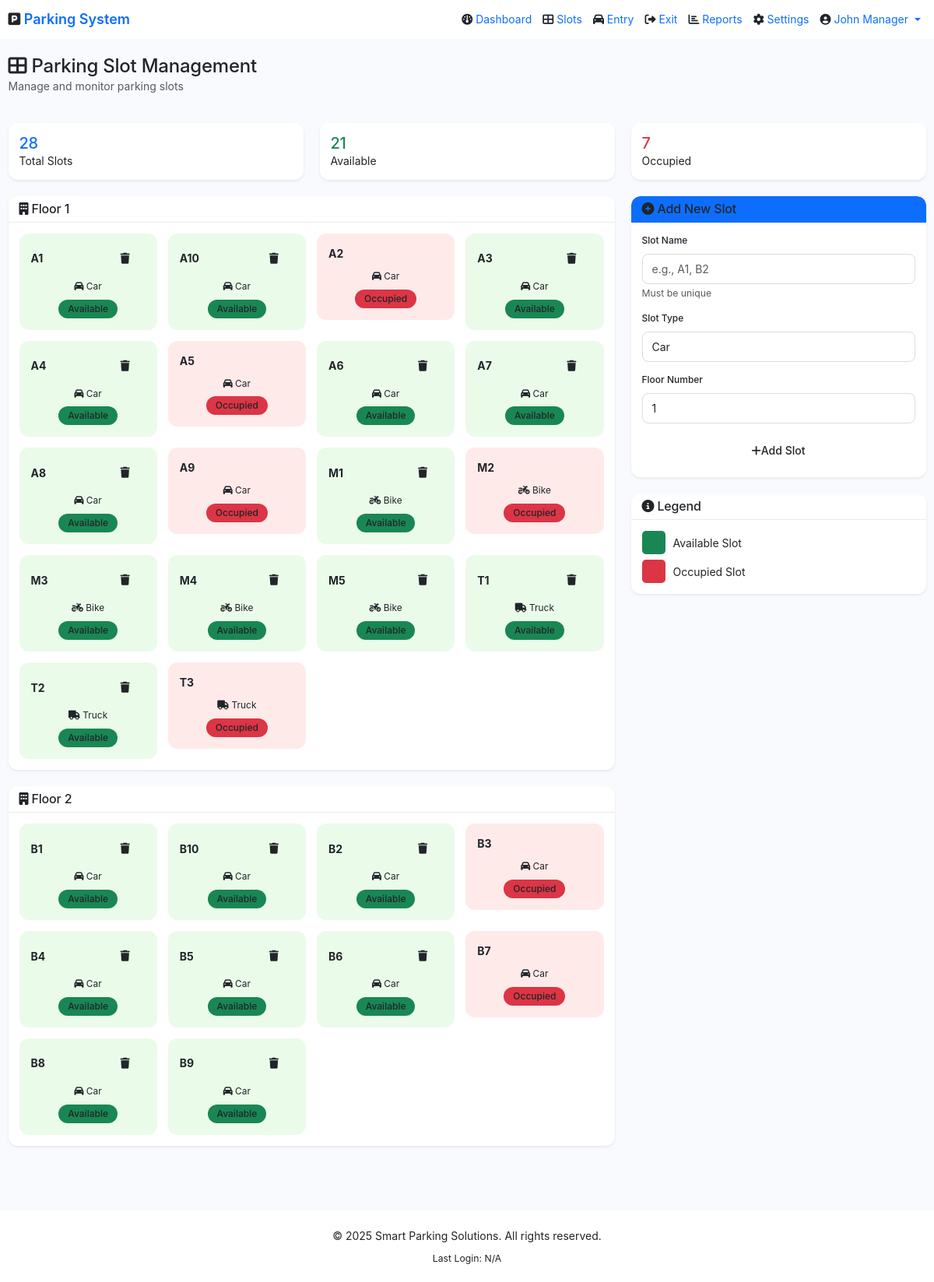
Page /slots.php (signed in) on the committed database.
### tables this page shows
CREATE TABLE users (
    id INT AUTO_INCREMENT PRIMARY KEY,
    fullname VARCHAR(255) NOT NULL,
    username VARCHAR(50) UNIQUE NOT NULL,
    email VARCHAR(100) UNIQUE NOT NULL,
    password VARCHAR(255) NOT NULL,
    role ENUM('admin', 'super_admin') DEFAULT 'admin',
    created_at TIMESTAMP DEFAULT CURRENT_TIMESTAMP,
    last_login DATETIME NULL,
    status ENUM('active', 'inactive') DEFAULT 'active'
);

CREATE TABLE parking_slots (
    id INT AUTO_INCREMENT PRIMARY KEY,
    slot_name VARCHAR(10) UNIQUE NOT NULL,
    slot_type ENUM('car', 'bike', 'truck') DEFAULT 'car',
    status ENUM('Available', 'Occupied') DEFAULT 'Available',
    floor_number INT DEFAULT 1,
    created_at TIMESTAMP DEFAULT CURRENT_TIMESTAMP,
    updated_at TIMESTAMP DEFAULT CURRENT_TIMESTAMP ON UPDATE CURRENT_TIMESTAMP
);

### includes/db.php (called while the page is built, shortened)
<?php
try {
    $pdo = new PDO(
        "mysql:host=" . DB_HOST . ";dbname=" . DB_NAME . ";charset=utf8mb4",
        DB_USER,
        DB_PASS,
        [
            PDO::ATTR_ERRMODE => PDO::ERRMODE_EXCEPTION,
            PDO::ATTR_DEFAULT_FETCH_MODE => PDO::FETCH_ASSOC,
            PDO::ATTR_EMULATE_PREPARES => false
        ]
    );
} catch (PDOException $e) {
    die("Database Connection Failed: " . $e->getMessage());
}
function isLoggedIn() {
    return isset($_SESSION['admin_id']) && !empty($_SESSION['admin_id']);
}
function getCurrentUser() {
    global $pdo;
    $stmt = $pdo->prepare("SELECT * FROM users WHERE id = ?");
    $stmt->execute([$_SESSION['admin_id']]);
    return $stmt->fetch();
}
?>

### slots.php (the view, shortened to what this page needs)
<?php
require_once 'includes/header.php';
$stmt = $pdo->query("SELECT * FROM parking_slots ORDER BY floor_number, slot_name");
$all_slots = $stmt->fetchAll();
$slots_by_floor = [];
foreach ($all_slots as $slot) {
    $floor = $slot['floor_number'];
    if (!isset($slots_by_floor[$floor])) {
        $slots_by_floor[$floor] = [];
    }
    $slots_by_floor[$floor][] = $slot;
}
$total_slots = count($all_slots);
$available_slots = count(array_filter($all_slots, function($s) { return $s['status'] == 'Available'; }));
$occupied_slots = count(array_filter($all_slots, function($s) { return $s['status'] == 'Occupied'; }));
?>
<div class="container-fluid py-4">
    <div class="row mb-4">
        <div class="col-12">
            <h2><i class="fas fa-th-large"></i> Parking Slot Management</h2>
            <p class="text-muted">Manage and monitor parking slots</p>
        </div>
    </div>
    <div class="row g-4 mb-4">
        <div class="col-md-4">
            <div class="card border-0 shadow-sm">
                <div class="card-body">
                    <h3 class="text-primary"><?= $total_slots ?></h3>
                    <p class="mb-0">Total Slots</p>
                </div>
            </div>
        </div>
        <div class="col-md-4">
            <div class="card border-0 shadow-sm">
                <div class="card-body">
                    <h3 class="text-success"><?= $available_slots ?></h3>
                    <p class="mb-0">Available</p>
                </div>
            </div>
        </div>
        <div class="col-md-4">
            <div class="card border-0 shadow-sm">
                <div class="card-body">
                    <h3 class="text-danger"><?= $occupied_slots ?></h3>
                    <p class="mb-0">Occupied</p>
                </div>
            </div>
        </div>
    </div>
    <div class="row">
        <div class="col-lg-8">
            <?php foreach ($slots_by_floor as $floor => $slots): ?>
                <div class="card border-0 shadow-sm mb-4" data-aos="fade-up">
                    <div class="card-header bg-white">
                        <h5 class="mb-0"><i class="fas fa-building"></i> Floor <?= $floor ?></h5>
                    </div>
                    <div class="card-body">
                        <div class="row g-3">
                            <?php foreach ($slots as $slot): ?>
                                <div class="col-md-3 col-sm-4 col-6">
                                    <div class="slot-card <?= $slot['status'] == 'Available' ? 'available' : 'occupied' ?>">
                                        <div class="slot-header">
                                            <strong><?= htmlspecialchars($slot['slot_name']) ?></strong>
                                            <?php if ($slot['status'] == 'Available'): ?>
                                                <button class="btn btn-sm btn-danger" onclick="deleteSlot(<?= $slot['id'] ?>)">
                                                    <i class="fas fa-trash"></i>
                                                </button>
                                            <?php endif; ?>
                                        </div>
                                        <div class="slot-type">
                                            <i class="fas fa-<?= $slot['slot_type'] == 'bike' ? 'motorcycle' : ($slot['slot_type'] == 'truck' ? 'truck' : 'car') ?>"></i>
                                            <?= ucfirst($slot['slot_type']) ?>
                                        </div>
                                        <div class="slot-status">
                                            <?php if ($slot['status'] == 'Available'): ?>
                                                <span class="badge bg-success">Available</span>
                                            <?php else: ?>
                                                <span class="badge bg-danger">Occupied</span>
                                            <?php endif; ?>
                                        </div>
                                    </div>
                                </div>
                            <?php endforeach; ?>
                        </div>
                    </div>
                </div>
            <?php endforeach; ?>
        </div>
        <div class="col-lg-4">
            <div class="card border-0 shadow-sm sticky-top" style="top: 80px;" data-aos="fade-left">
                <div class="card-header bg-primary text-white">
                    <h5 class="mb-0"><i class="fas fa-plus-circle"></i> Add New Slot</h5>
                </div>
                <div class="card-body">
                    <form method="POST" action="">
                        <div class="mb-3">
                            <label class="form-label">Slot Name</label>
                            <input type="text" class="form-control" name="slot_name" placeholder="e.g., A1, B2" required>
                            <small class="text-muted">Must be unique</small>
                        </div>
                        <div class="mb-3">
                            <label class="form-label">Slot Type</label>
                            <select class="form-select" name="slot_type" required>
                                <option value="car">Car</option>
                            </select>
                        </div>
                        <div class="mb-3">
                            <label class="form-label">Floor Number</label>
                            <input type="number" class="form-control" name="floor_number" min="1" value="1" required>
                        </div>
                        <button type="submit" name="add_slot" class="btn btn-primary w-100">
                            <i class="fas fa-plus"></i> Add Slot
                        </button>
                    </form>
                </div>
            </div>
            <div class="card border-0 shadow-sm mt-4" data-aos="fade-left" data-aos-delay="100">
                <div class="card-header bg-white">
                    <h5 class="mb-0"><i class="fas fa-info-circle"></i> Legend</h5>
                </div>
                <div class="card-body">
                    <div class="d-flex align-items-center mb-2">
                        <div class="legend-box bg-success"></div>
                        <span>Available Slot</span>
                    </div>
                    <div class="d-flex align-items-center">
                        <div class="legend-box bg-danger"></div>
                        <span>Occupied Slot</span>
                    </div>
                </div>
            </div>
        </div>
    </div>
</div>
<?php require_once 'includes/footer.php'; ?>

### includes/header.php (shortened to what this page needs)
<?php
require_once 'db.php';
$public_pages = ['index.php', 'login.php', 'register.php'];
$current_page = basename($_SERVER['PHP_SELF']);
$user = getCurrentUser();
?>
<!DOCTYPE html>
<html lang="en">
<head>
    <link href="https://cdn.jsdelivr.net/npm/bootstrap@5.3.2/dist/css/bootstrap.min.css" rel="stylesheet">
    <link rel="stylesheet" href="https://cdnjs.cloudflare.com/ajax/libs/font-awesome/6.4.0/css/all.min.css">
    <link href="https://unpkg.com/aos@2.3.1/dist/aos.css" rel="stylesheet">
    <link rel="stylesheet" href="assets/css/style.css">
</head>
<body>
<?php if (!in_array($current_page, $public_pages)): ?>
<nav class="navbar navbar-expand-lg navbar-dark bg-primary sticky-top">
    <div class="container-fluid">
        <a class="navbar-brand" href="dashboard.php">
            <i class="fas fa-parking"></i> Parking System
        </a>
        <div class="collapse navbar-collapse" id="navbarNav">
            <ul class="navbar-nav ms-auto">
                <li class="nav-item">
                    <a class="nav-link <?= $current_page == 'dashboard.php' ? 'active' : '' ?>" href="dashboard.php">
                        <i class="fas fa-dashboard"></i> Dashboard
                    </a>
                </li>
                <li class="nav-item">
                    <a class="nav-link <?= $current_page == 'slots.php' ? 'active' : '' ?>" href="slots.php">
                        <i class="fas fa-th-large"></i> Slots
                    </a>
                </li>
                <li class="nav-item">
                    <a class="nav-link <?= $current_page == 'vehicle_entry.php' ? 'active' : '' ?>" href="vehicle_entry.php">
                        <i class="fas fa-car"></i> Entry
                    </a>
                </li>
                <li class="nav-item">
                    <a class="nav-link <?= $current_page == 'vehicle_exit.php' ? 'active' : '' ?>" href="vehicle_exit.php">
                        <i class="fas fa-sign-out-alt"></i> Exit
                    </a>
                </li>
                <li class="nav-item">
                    <a class="nav-link <?= $current_page == 'reports.php' ? 'active' : '' ?>" href="reports.php">
                        <i class="fas fa-chart-bar"></i> Reports
                    </a>
                </li>
                <li class="nav-item">
                    <a class="nav-link <?= $current_page == 'settings.php' ? 'active' : '' ?>" href="settings.php">
                        <i class="fas fa-cog"></i> Settings
                    </a>
                </li>
                <li class="nav-item dropdown">
                    <a class="nav-link dropdown-toggle" href="#" id="userDropdown" role="button" data-bs-toggle="dropdown">
                        <i class="fas fa-user-circle"></i> <?= htmlspecialchars($user['fullname']) ?>
                    </a>
                </li>
            </ul>
        </div>
    </div>
</nav>
<?php endif; ?>

### slots.php (style rules this page uses)
.slot-card { border: 2px solid #dee2e6; border-radius: 12px; padding: 15px; text-align: center; transition: all 0.3s ease; position: relative; }
.slot-card.available { background: #d4edda; border-color: #28a745; }
.slot-card.occupied { background: #f8d7da; border-color: #dc3545; }
.slot-header { display: flex; justify-content: space-between; align-items: center; margin-bottom: 10px; }
.slot-type { font-size: 0.85rem; color: #6c757d; margin-bottom: 8px; }
.legend-box { width: 30px; height: 30px; border-radius: 5px; margin-right: 10px; }

### rows in the picture
users: fullname "John Manager"
parking_slots: slot_name "A1", slot_type "Car", status "Available"
parking_slots: slot_name "A10", slot_type "Car", status "Available"
parking_slots: slot_name "A2", slot_type "Car", status "Occupied"
parking_slots: slot_name "A3", slot_type "Car", status "Available"
parking_slots: slot_name "A4", slot_type "Car", status "Available"
parking_slots: slot_name "A5", slot_type "Car", status "Occupied"
parking_slots: slot_name "A6", slot_type "Car", status "Available"
parking_slots: slot_name "A7", slot_type "Car", status "Available"
parking_slots: slot_name "A8", slot_type "Car", status "Available"
parking_slots: slot_name "A9", slot_type "Car", status "Occupied"
parking_slots: slot_name "M1", slot_type "Bike", status "Available"
parking_slots: slot_name "M2", slot_type "Bike", status "Occupied"
parking_slots: slot_name "M3", slot_type "Bike", status "Available"
parking_slots: slot_name "M4", slot_type "Bike", status "Available"
parking_slots: slot_name "M5", slot_type "Bike", status "Available"
parking_slots: slot_name "T1", slot_type "Truck", status "Available"
parking_slots: slot_name "T2", slot_type "Truck", status "Available"
parking_slots: slot_name "T3", slot_type "Truck", status "Occupied"
parking_slots: floor_number "2", slot_name "B9", slot_type "Car", status "Available"
parking_slots: slot_name "B1", slot_type "Car", status "Available"
parking_slots: slot_name "B10", slot_type "Car", status "Available"
parking_slots: slot_name "B2", slot_type "Car", status "Available"
parking_slots: slot_name "B3", slot_type "Car", status "Occupied"
parking_slots: slot_name "B4", slot_type "Car", status "Available"
parking_slots: slot_name "B5", slot_type "Car", status "Available"
parking_slots: slot_name "B6", slot_type "Car", status "Available"
parking_slots: slot_name "B7", slot_type "Car", status "Occupied"
parking_slots: slot_name "B8", slot_type "Car", status "Available"

### other values in the picture
$total_slots "28"
$available_slots "21"
$occupied_slots "7"
$floor "1"
